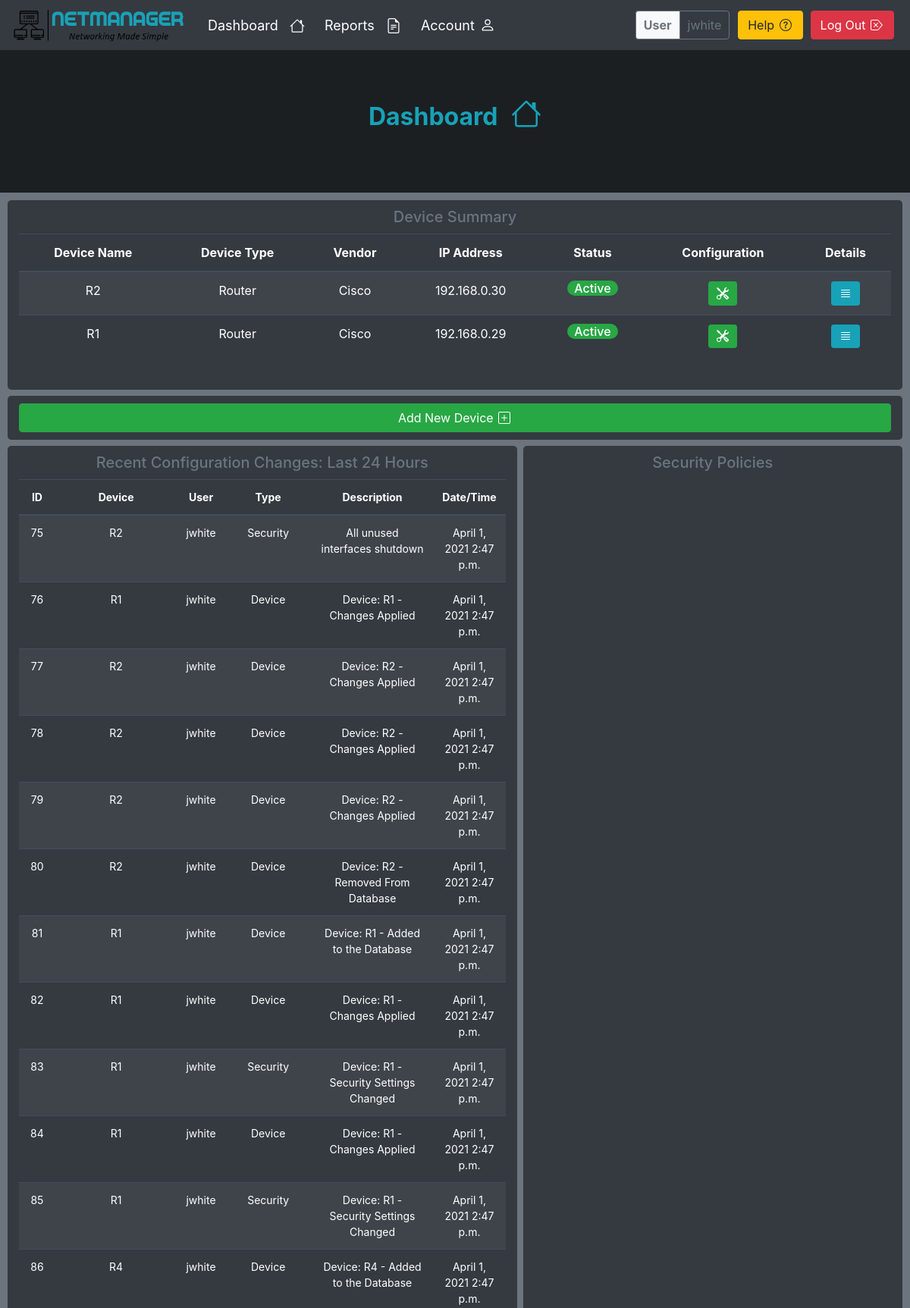
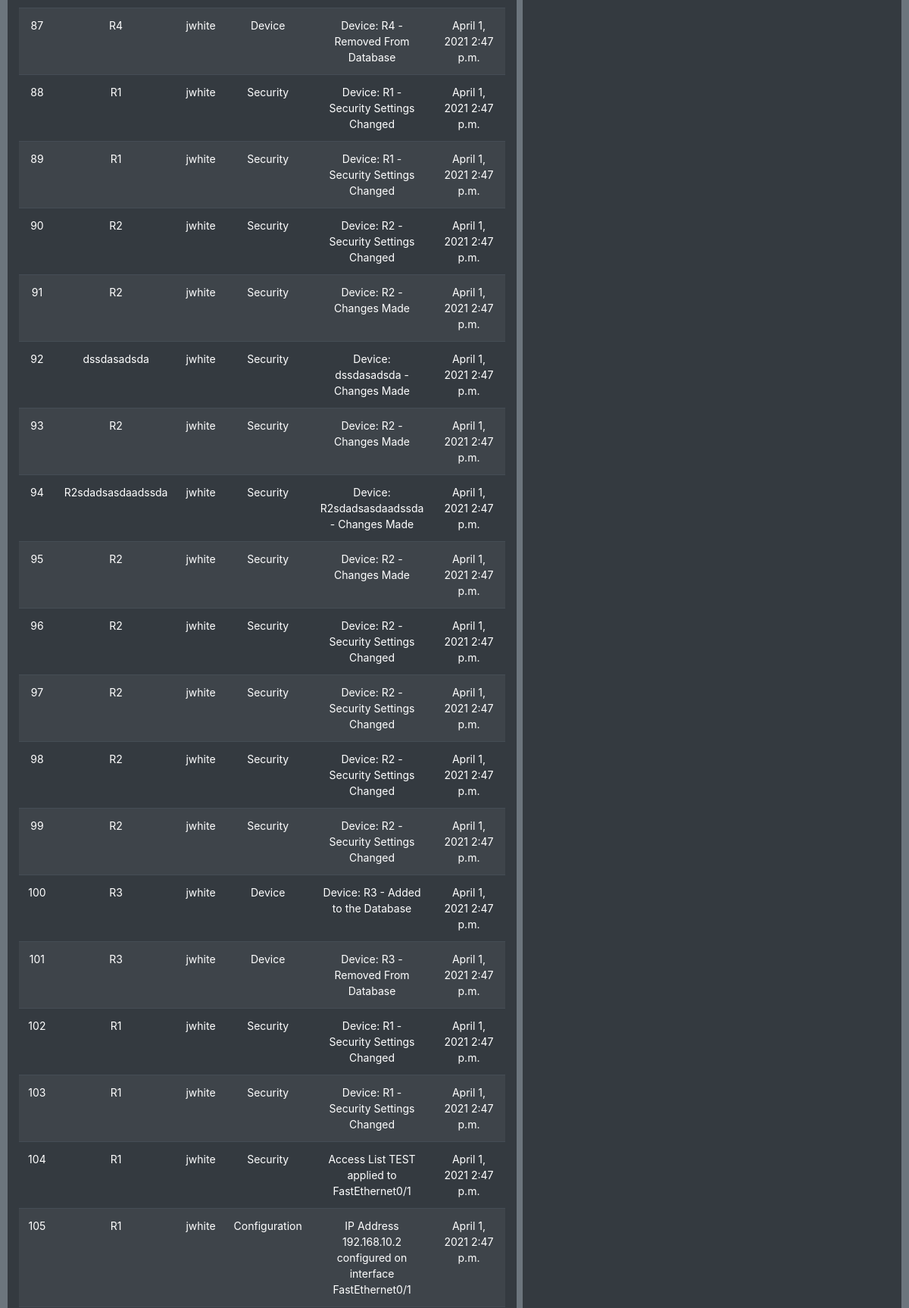
Screenshot of /main/ (signed in, upper part) with the database file from the repository (2 pictures, top to bottom).
### device/models.py (models this page shows, shortened)
class Device(models.Model):
    user = models.ForeignKey(User, on_delete=models.CASCADE)
    name = models.CharField(max_length=250, null=False)
    type = models.CharField(max_length=250, null=False)
    host = models.CharField(max_length=250, null=False)
    vendor = models.CharField(max_length=250, null=False)
    location = models.CharField(max_length=250, default='Not Specified')
    contact = models.CharField(max_length=250, default='Not Specified')
    username = models.CharField(max_length=250)
    password = models.CharField(max_length=250)
    secret = models.CharField(max_length=250)
    status = models.BooleanField(default=False, editable=False)

class Log(models.Model):
    user = models.ForeignKey(User, on_delete=models.CASCADE)
    device = models.CharField(max_length=250, null=False)
    type = models.CharField(max_length=250, null=False)
    description = models.CharField(max_length=250, null=False)
    date = models.DateField(default=timezone.now().date())
    time = models.TimeField(default=timezone.now().time())
    flag = models.BooleanField(default=False)

### main/views.py (the view)
# urls.py: path('main/', include('main.urls')),
@login_required
def main(PageRequest):
    form = DeviceForm(PageRequest.POST or None)
    user_devices = Device.objects.filter(user__username=PageRequest.user)
    date = datetime.datetime.now() - datetime.timedelta(days=1)
    config_logs = Log.objects.filter(user__username=PageRequest.user, date__gt=date)
    args = {'all_devices': user_devices, 'status': check_connection(), 'all_logs': config_logs, 'form': form}
    return render(PageRequest, 'main.html', args)

### main/views.py (called while the page is built)
def check_connection():
    user_devices = Device.objects.all()
    for i in user_devices:
        device = {'device_type': 'cisco_ios', 'ip': i.host, 'username': i.username, 'password': i.password,
                  'port': 22}
        try:
            c = ConnectHandler(**device)
            i.status = True
            i.save()
            c.disconnect()
        except:
            i.status = False
            i.save()

### templates/main.html (shortened to what this page needs)
{% include "header.html" %}
<body>
{% load static %}
{% include "navbar.html" %}
<div class="jumbotron jumbotron-fluid mb-0" style="background-color: #1c1f22">
    <div class="container" style="min-width: 100%">
        <h2 class="text-info font-weight-bold">Dashboard
        </h2>
    </div>
</div>
<main class="main container-fluid">
    <div class="widgets-grid">
        <div class="row mb-2">
            <div class="col widget table-responsive">
                <h3 class="title">Device Summary</h3>
                <table class="table table-striped table-dark">
                    <thead>
                    <tr>
                        <th>Device Name</th>
                        <th>Device Type</th>
                        <th>Vendor</th>
                        <th>IP Address</th>
                        <th>Status</th>
                        <th>Configuration</th>
                        <th>Details</th>
                    </tr>
                    </thead>
                    <tbody>
                    {% for device in all_devices %}
                        <tr>
                            <td>{{ device.name }}</td>
                            <td>{{ device.type }}</td>
                            <td>{{ device.vendor }}</td>
                            <td>{{ device.host }}</td>
                            <td id="status">
                                {% if device.status %}
                                    <h6><span class="badge-pill badge-success">Active</span></h6>
                                {% else %}
                                    <h6><span class="badge-pill badge-danger">Inactive</span></h6>
                                {% endif %}
                            </td>
                            <td>
                                {% if device.status %}
                                    <a href="{% url 'device' device_ID=device.pk %}" type="button"
                                       class="btn btn-success btn-sm" title="Configure Interface">
                                    </a>
                                {% endif %}
                            </td>
                            <td>
                                <a href="{% url 'details' device_ID=device.pk %}" type="button"
                                   class="btn btn-info btn-sm" title="Device Details">
                                </a>
                            </td>
                        </tr>
                    {% endfor %}
                </tbody>
                </table>
            </div>
        </div>
        <div class="row mb-2">
            <div class="col widget-add">
                <button class="btn btn-success btn-block" type="button" data-toggle="collapse"
                        data-target="#collapseOne" aria-expanded="false" aria-controls="collapseOne" id="Add">
                    Add New Device
                </button>
            </div>
        </div>
        <div class="row d-flex">
            <div class="col widget">
                <h3 class="title">Recent Configuration Changes: Last 24 Hours</h3>
                <table class="table table-striped table-dark" style="font-size: 14px">
                    <thead>
                    <tr>
                        <th>ID</th>
                        <th>Device</th>
                        <th>User</th>
                        <th>Type</th>
                        <th style="width: 250px;">Description</th>
                        <th>Date/Time</th>
                    </tr>
                    </thead>
                    <tbody>
                    {% for log in all_logs %}
                        <tr>
                            <td id="id">{{ log.id }}</td>
                            <td id="device">{{ log.device }}</td>
                            <td id="user">{{ log.user }}</td>
                            <td id="type">{{ log.type }}</td>
                            <td id="description">{{ log.description }}</td>
                            <td id="dateTime">{{ log.date }} {{ log.time }}</td>
                            {% empty %}
                        </tbody>
                        </table>
                        <h4>No Recent Configuration Changes</h4>
                    {% endfor %}
                </tbody>
                </table>
            </div>
            <div class="col ml-2 widget">
                <h3 class="title">Security Policies</h3>
            </div>
        </div>
    </div>
</main>
</body>
</html>

### templates/navbar.html (shortened to what this page needs)
{% load static %}
<nav class="navbar navbar-expand-lg nav" id="navbar">
    <div style="padding-right: 20px">
        <a href="{% url 'index' %}">
            <img id="logo" src="{% static 'images/logo-dark.png' %}" alt="NetManager" style="width:230px;height:50px;">
        </a>
    </div>
    <div class="collapse navbar-collapse">
        {% if user.is_authenticated %}
            <ul class="navbar-nav mr-auto" style="font-size: 18px">
                <li class="nav-item">
                    <a class="nav-item nav-link link" href="{% url 'main' %}">Dashboard
                    </a>
                </li>
                <li class="nav-item">
                    <a class="nav-item nav-link link" href="{% url 'reports' %}">Reports
                    </a>
                </li>
                <li class="nav-item">
                    <a class="nav-item nav-link link" href="{% url 'profile' %}">Account
                    </a>
                </li>
            </ul>
            <div class="form-inline">
                <div class="form-inline nav-info">
                    <div class="info bg-light border border-secondary border-right-0 rounded-left">
                        <b>User</b>
                    </div>
                    <div class="info border border-secondary rounded-right">
                        {{ user.get_username }}
                    </div>
                </div>
                <a class="btn btn-warning nav-btn" href="{% url 'help' %}" target="_blank" type="submit"
                   title="Help">Help
                </a>
                <button class="btn btn-danger nav-btn" type="button" data-toggle="modal"
                        data-target="#logout"
                        title="Log Out">
                    Log Out
                </button>
            </div>
        {% endif %}
    </div>
</nav>

### static/css/style.css (style rules this page uses)
html { scroll-behavior: smooth; }
body { background-color: #6c757d !important; text-align: center !important; color: #f8f9fa !important; display: flex; flex-direction: column; min-height: 100vh; }
.nav { background-color: #343a40; color: black; }
.link { color: white; }
.nav-info { padding: 6px; cursor: pointer; }
.info { padding: 6px 10px; color: #6c757d; }
.nav-btn { margin-left: 5px; margin-right: 5px; }
.nav-icon { margin-left: 10px; margin-right: 10px; margin-bottom: 2px; }
.btn-icon { margin-left: 2px; margin-right: 2px; margin-bottom: 3px; }
.title { font-size: 20px; margin-top: 10px; margin-bottom: 10px; text-align: center; color: #6c757d; }
.widget { background-color: #343a40; border-radius: 5px; min-height: 250px; }
.widgets-grid { padding: 10px; min-height: 100%; }
.widget-add { background-color: #343a40; border-radius: 5px; padding-top: 10px; padding-bottom: 10px; }

### rows the page displays
Device: name "R2", type "Router", vendor "Cisco", host "192.168.0.30", status "Active"
Device: name "R1", type "Router", vendor "Cisco", host "192.168.0.29", status "Active"
Log: id "75", device "R2", user "jwhite", type "Security", description "All unused interfaces shutdown", date "April 1, 2021", time "2:47 p.m."
Log: id "76", device "R1", user "jwhite", type "Device", description "Device: R1 - Changes Applied", date "April 1, 2021", time "2:47 p.m."
Log: id "77", device "R2", user "jwhite", type "Device", description "Device: R2 - Changes Applied", date "April 1, 2021", time "2:47 p.m."
Log: id "78", device "R2", user "jwhite", type "Device", description "Device: R2 - Changes Applied", date "April 1, 2021", time "2:47 p.m."
Log: id "79", device "R2", user "jwhite", type "Device", description "Device: R2 - Changes Applied", date "April 1, 2021", time "2:47 p.m."
Log: id "80", device "R2", user "jwhite", type "Device", description "Device: R2 - Removed From Database", date "April 1, 2021", time "2:47 p.m."
Log: id "81", device "R1", user "jwhite", type "Device", description "Device: R1 - Added to the Database", date "April 1, 2021", time "2:47 p.m."
Log: id "82", device "R1", user "jwhite", type "Device", description "Device: R1 - Changes Applied", date "April 1, 2021", time "2:47 p.m."
Log: id "83", device "R1", user "jwhite", type "Security", description "Device: R1 - Security Settings Changed", date "April 1, 2021", time "2:47 p.m."
Log: id "84", device "R1", user "jwhite", type "Device", description "Device: R1 - Changes Applied", date "April 1, 2021", time "2:47 p.m."
Log: id "85", device "R1", user "jwhite", type "Security", description "Device: R1 - Security Settings Changed", date "April 1, 2021", time "2:47 p.m."
Log: id "86", device "R4", user "jwhite", type "Device", description "Device: R4 - Added to the Database", date "April 1, 2021", time "2:47 p.m."
Log: id "87", device "R4", user "jwhite", type "Device", description "Device: R4 - Removed From Database", date "April 1, 2021", time "2:47 p.m."
Log: id "88", device "R1", user "jwhite", type "Security", description "Device: R1 - Security Settings Changed", date "April 1, 2021", time "2:47 p.m."
Log: id "89", device "R1", user "jwhite", type "Security", description "Device: R1 - Security Settings Changed", date "April 1, 2021", time "2:47 p.m."
Log: id "90", device "R2", user "jwhite", type "Security", description "Device: R2 - Security Settings Changed", date "April 1, 2021", time "2:47 p.m."
Log: id "91", device "R2", user "jwhite", type "Security", description "Device: R2 - Changes Made", date "April 1, 2021", time "2:47 p.m."
Log: id "92", device "dssdasadsda", user "jwhite", type "Security", description "Device: dssdasadsda - Changes Made", date "April 1, 2021", time "2:47 p.m."
Log: id "93", device "R2", user "jwhite", type "Security", description "Device: R2 - Changes Made", date "April 1, 2021", time "2:47 p.m."
Log: id "94", device "R2sdadsasdaadssda", user "jwhite", type "Security", description "Device: R2sdadsasdaadssda - Changes Made", date "April 1, 2021", time "2:47 p.m."
Log: id "95", device "R2", user "jwhite", type "Security", description "Device: R2 - Changes Made", date "April 1, 2021", time "2:47 p.m."
Log: id "96", device "R2", user "jwhite", type "Security", description "Device: R2 - Security Settings Changed", date "April 1, 2021", time "2:47 p.m."
Log: id "97", device "R2", user "jwhite", type "Security", description "Device: R2 - Security Settings Changed", date "April 1, 2021", time "2:47 p.m."
Log: id "98", device "R2", user "jwhite", type "Security", description "Device: R2 - Security Settings Changed", date "April 1, 2021", time "2:47 p.m."
Log: id "99", device "R2", user "jwhite", type "Security", description "Device: R2 - Security Settings Changed", date "April 1, 2021", time "2:47 p.m."
Log: id "100", device "R3", user "jwhite", type "Device", description "Device: R3 - Added to the Database", date "April 1, 2021", time "2:47 p.m."
Log: id "101", device "R3", user "jwhite", type "Device", description "Device: R3 - Removed From Database", date "April 1, 2021", time "2:47 p.m."
Log: id "102", device "R1", user "jwhite", type "Security", description "Device: R1 - Security Settings Changed", date "April 1, 2021", time "2:47 p.m."
Log: id "103", device "R1", user "jwhite", type "Security", description "Device: R1 - Security Settings Changed", date "April 1, 2021", time "2:47 p.m."
Log: id "104", device "R1", user "jwhite", type "Security", description "Access List TEST applied to FastEthernet0/1", date "April 1, 2021", time "2:47 p.m."
Log: id "105", device "R1", user "jwhite", type "Configuration", description "IP Address 192.168.10.2 configured on interface FastEthernet0/1", date "April 1, 2021", time "2:47 p.m."

### other values shown
{{ user.get_username }} "jwhite"
